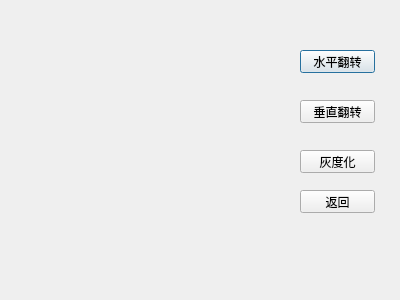
<?xml version="1.0" encoding="UTF-8"?>
<ui version="4.0">
 <class>photoshop</class>
 <widget class="QDialog" name="photoshop">
  <property name="geometry">
   <rect>
    <x>0</x>
    <y>0</y>
    <width>400</width>
    <height>300</height>
   </rect>
  </property>
  <property name="windowTitle">
   <string>图片处理</string>
  </property>
  <widget class="QPushButton" name="pushButton">
   <property name="geometry">
    <rect>
     <x>300</x>
     <y>50</y>
     <width>75</width>
     <height>23</height>
    </rect>
   </property>
   <property name="text">
    <string>水平翻转</string>
   </property>
  </widget>
  <widget class="QPushButton" name="pushButton_2">
   <property name="geometry">
    <rect>
     <x>300</x>
     <y>100</y>
     <width>75</width>
     <height>23</height>
    </rect>
   </property>
   <property name="text">
    <string>垂直翻转</string>
   </property>
  </widget>
  <widget class="QPushButton" name="pushButton_3">
   <property name="geometry">
    <rect>
     <x>300</x>
     <y>150</y>
     <width>75</width>
     <height>23</height>
    </rect>
   </property>
   <property name="text">
    <string>灰度化</string>
   </property>
  </widget>
  <widget class="QPushButton" name="pushButton_4">
   <property name="geometry">
    <rect>
     <x>300</x>
     <y>190</y>
     <width>75</width>
     <height>23</height>
    </rect>
   </property>
   <property name="text">
    <string>返回</string>
   </property>
  </widget>
 </widget>
 <resources/>
 <connections/>
</ui>
